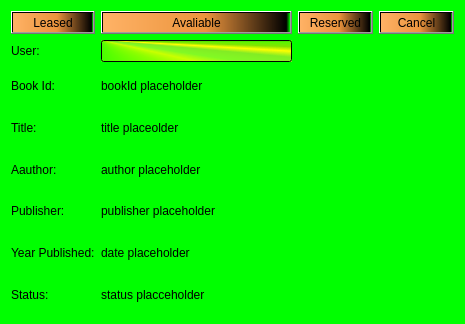
<?xml version="1.0" encoding="UTF-8"?>
<ui version="4.0">
 <class>library</class>
 <widget class="QWidget" name="library">
  <property name="geometry">
   <rect>
    <x>0</x>
    <y>0</y>
    <width>465</width>
    <height>324</height>
   </rect>
  </property>
  <property name="minimumSize">
   <size>
    <width>465</width>
    <height>324</height>
   </size>
  </property>
  <property name="windowTitle">
   <string>Form</string>
  </property>
  <property name="whatsThis">
   <string>&lt;html&gt;&lt;head/&gt;&lt;body&gt;&lt;p&gt;background:&lt;/p&gt;&lt;/body&gt;&lt;/html&gt;</string>
  </property>
  <property name="styleSheet">
   <string notr="true">background:rgb(0, 255, 0)</string>
  </property>
  <layout class="QGridLayout" name="gridLayout">
   <item row="6" column="1" colspan="3">
    <widget class="QLabel" name="author">
     <property name="text">
      <string>author placeholder</string>
     </property>
    </widget>
   </item>
   <item row="5" column="0">
    <widget class="QLabel" name="label_3">
     <property name="text">
      <string>Title:</string>
     </property>
    </widget>
   </item>
   <item row="13" column="0">
    <widget class="QLabel" name="label_7">
     <property name="text">
      <string>Status:</string>
     </property>
    </widget>
   </item>
   <item row="3" column="0">
    <widget class="QLabel" name="label_2">
     <property name="text">
      <string>User:</string>
     </property>
    </widget>
   </item>
   <item row="13" column="1" colspan="3">
    <widget class="QLabel" name="status">
     <property name="text">
      <string>status placceholder</string>
     </property>
    </widget>
   </item>
   <item row="8" column="0">
    <widget class="QLabel" name="label_4">
     <property name="text">
      <string>Year Published:</string>
     </property>
    </widget>
   </item>
   <item row="7" column="0">
    <widget class="QLabel" name="label_6">
     <property name="text">
      <string>Publisher:</string>
     </property>
    </widget>
   </item>
   <item row="1" column="3">
    <widget class="QPushButton" name="cancelBtn">
     <property name="styleSheet">
      <string notr="true">background:qlineargradient(spread:pad, x1:0, y1:0, x2:1, y2:0, stop:0 rgba(255, 178, 102, 255), stop:0.55 rgba(235, 148, 61, 255), stop:0.98 rgba(0, 0, 0, 255), stop:1 rgba(0, 0, 0, 0))</string>
     </property>
     <property name="text">
      <string>Cancel</string>
     </property>
    </widget>
   </item>
   <item row="1" column="2">
    <widget class="QPushButton" name="resbtn">
     <property name="styleSheet">
      <string notr="true">background:qlineargradient(spread:pad, x1:0, y1:0, x2:1, y2:0, stop:0 rgba(255, 178, 102, 255), stop:0.55 rgba(235, 148, 61, 255), stop:0.98 rgba(0, 0, 0, 255), stop:1 rgba(0, 0, 0, 0))</string>
     </property>
     <property name="text">
      <string>Reserved</string>
     </property>
    </widget>
   </item>
   <item row="6" column="0">
    <widget class="QLabel" name="label">
     <property name="text">
      <string>Aauthor:</string>
     </property>
    </widget>
   </item>
   <item row="8" column="1" colspan="3">
    <widget class="QLabel" name="date">
     <property name="text">
      <string>date placeholder</string>
     </property>
    </widget>
   </item>
   <item row="1" column="0">
    <widget class="QPushButton" name="leabtn">
     <property name="styleSheet">
      <string notr="true">background:qlineargradient(spread:pad, x1:0, y1:0, x2:1, y2:0, stop:0 rgba(255, 178, 102, 255), stop:0.55 rgba(235, 148, 61, 255), stop:0.98 rgba(0, 0, 0, 255), stop:1 rgba(0, 0, 0, 0))</string>
     </property>
     <property name="text">
      <string>Leased</string>
     </property>
    </widget>
   </item>
   <item row="3" column="1">
    <widget class="QLineEdit" name="userLineEdit">
     <property name="styleSheet">
      <string notr="true">background:qconicalgradient(cx:0, cy:0, angle:135, stop:0 rgba(255, 255, 0, 69), stop:0.375 rgba(255, 255, 0, 69), stop:0.423533 rgba(251, 255, 0, 145), stop:0.45 rgba(247, 255, 0, 208), stop:0.477581 rgba(255, 244, 71, 130), stop:0.518717 rgba(255, 218, 71, 130), stop:0.55 rgba(255, 255, 0, 255), stop:0.57754 rgba(255, 203, 0, 130), stop:0.625 rgba(255, 255, 0, 69), stop:1 rgba(255, 255, 0, 69))</string>
     </property>
    </widget>
   </item>
   <item row="1" column="1">
    <widget class="QPushButton" name="avalbtn">
     <property name="styleSheet">
      <string notr="true">background:qlineargradient(spread:pad, x1:0, y1:0, x2:1, y2:0, stop:0 rgba(255, 178, 102, 255), stop:0.55 rgba(235, 148, 61, 255), stop:0.98 rgba(0, 0, 0, 255), stop:1 rgba(0, 0, 0, 0))</string>
     </property>
     <property name="text">
      <string>Avaliable</string>
     </property>
    </widget>
   </item>
   <item row="7" column="1">
    <widget class="QLabel" name="publisher">
     <property name="text">
      <string>publisher placeholder</string>
     </property>
    </widget>
   </item>
   <item row="5" column="1">
    <widget class="QLabel" name="title">
     <property name="text">
      <string>title placeolder</string>
     </property>
    </widget>
   </item>
   <item row="4" column="0">
    <widget class="QLabel" name="label_5">
     <property name="text">
      <string>Book Id:</string>
     </property>
    </widget>
   </item>
   <item row="4" column="1">
    <widget class="QLabel" name="bookId">
     <property name="text">
      <string>bookId placeholder</string>
     </property>
    </widget>
   </item>
  </layout>
 </widget>
 <resources/>
 <connections/>
</ui>
